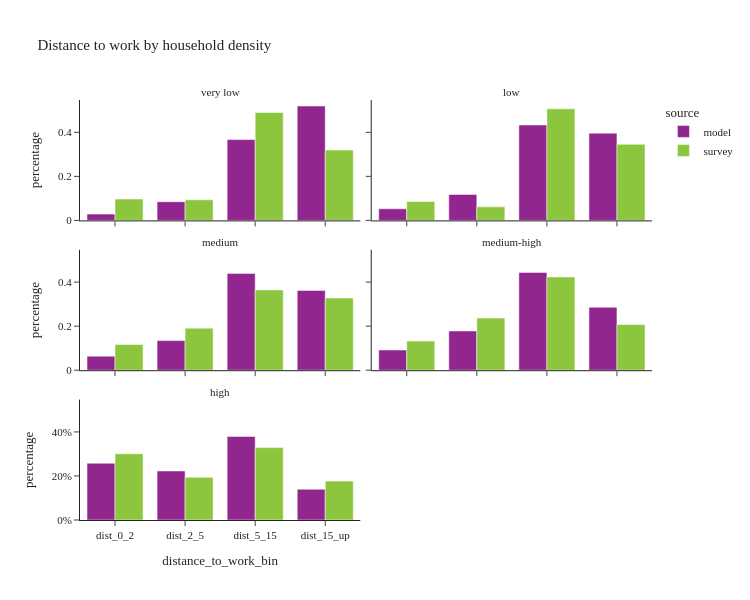

The code cell stored with this chart in its notebook:
### Markdown cell above
- Household density represents the household density of a person's home location

### Code cell
util.plot_share_facetbar(per_data, 'person_weight', share_col="distance_to_work_bin", title="Distance to work by household density", 
                            facet_col="log_hh_1_group", facet_col_wrap=2, height=600, orientation='v')

### Figure 1 — Plotly figure (JSON) as saved in the notebook; plotly's stock layout.template omitted (floating-point values rounded to 4 significant figures)
{"data": [{"alignmentgroup": "True", "customdata": [[7040], [20774], [89912], [127262]], "hovertemplate": "source=model<br>log_hh_1_group=very low<br>distance_to_work_bin=%{x}<br>percentage=%{y}<br>sample_size=%{customdata[0]}<extra></extra>", "legendgroup": "model", "marker": {"color": "#91268F", "pattern": {"shape": ""}}, "name": "model", "offsetgroup": "model", "orientation": "v", "showlegend": true, "textposition": "auto", "type": "bar", "x": ["dist_0_2", "dist_2_5", "dist_5_15", "dist_15_up"], "xaxis": "x5", "y": [0.02874, 0.0848, 0.367, 0.5195], "yaxis": "y5"}, {"alignmentgroup": "True", "customdata": [[13669], [30540], [112421], [102832]], "hovertemplate": "source=model<br>log_hh_1_group=low<br>distance_to_work_bin=%{x}<br>percentage=%{y}<br>sample_size=%{customdata[0]}<extra></extra>", "legendgroup": "model", "marker": {"color": "#91268F", "pattern": {"shape": ""}}, "name": "model", "offsetgroup": "model", "orientation": "v", "showlegend": false, "textposition": "auto", "type": "bar", "x": ["dist_0_2", "dist_2_5", "dist_5_15", "dist_15_up"], "xaxis": "x6", "y": [0.05268, 0.1177, 0.4333, 0.3963], "yaxis": "y6"}, {"alignmentgroup": "True", "customdata": [[33426], [70566], [230916], [190244]], "hovertemplate": "source=model<br>log_hh_1_group=medium<br>distance_to_work_bin=%{x}<br>percentage=%{y}<br>sample_size=%{customdata[0]}<extra></extra>", "legendgroup": "model", "marker": {"color": "#91268F", "pattern": {"shape": ""}}, "name": "model", "offsetgroup": "model", "orientation": "v", "showlegend": false, "textposition": "auto", "type": "bar", "x": ["dist_0_2", "dist_2_5", "dist_5_15", "dist_15_up"], "xaxis": "x3", "y": [0.06365, 0.1344, 0.4397, 0.3623], "yaxis": "y3"}, {"alignmentgroup": "True", "customdata": [[44847], [87134], [217005], [139640]], "hovertemplate": "source=model<br>log_hh_1_group=medium-high<br>distance_to_work_bin=%{x}<br>percentage=%{y}<br>sample_size=%{customdata[0]}<extra></extra>", "legendgroup": "model", "marker": {"color": "#91268F", "pattern": {"shape": ""}}, "name": "model", "offsetgroup": "model", "orientation": "v", "showlegend": false, "textposition": "auto", "type": "bar", "x": ["dist_0_2", "dist_2_5", "dist_5_15", "dist_15_up"], "xaxis": "x4", "y": [0.09178, 0.1783, 0.4441, 0.2858], "yaxis": "y4"}, {"alignmentgroup": "True", "customdata": [[118413], [102213], [174241], [64060]], "hovertemplate": "source=model<br>log_hh_1_group=high<br>distance_to_work_bin=%{x}<br>percentage=%{y}<br>sample_size=%{customdata[0]}<extra></extra>", "legendgroup": "model", "marker": {"color": "#91268F", "pattern": {"shape": ""}}, "name": "model", "offsetgroup": "model", "orientation": "v", "showlegend": false, "textposition": "auto", "type": "bar", "x": ["dist_0_2", "dist_2_5", "dist_5_15", "dist_15_up"], "xaxis": "x", "y": [0.258, 0.2227, 0.3797, 0.1396], "yaxis": "y"}, {"alignmentgroup": "True", "customdata": [[21], [26], [84], [97]], "hovertemplate": "source=survey<br>log_hh_1_group=very low<br>distance_to_work_bin=%{x}<br>percentage=%{y}<br>sample_size=%{customdata[0]}<extra></extra>", "legendgroup": "survey", "marker": {"color": "#8CC63E", "pattern": {"shape": ""}}, "name": "survey", "offsetgroup": "survey", "orientation": "v", "showlegend": true, "textposition": "auto", "type": "bar", "x": ["dist_0_2", "dist_2_5", "dist_5_15", "dist_15_up"], "xaxis": "x5", "y": [0.09686, 0.09353, 0.4901, 0.3195], "yaxis": "y5"}, {"alignmentgroup": "True", "customdata": [[22], [32], [109], [66]], "hovertemplate": "source=survey<br>log_hh_1_group=low<br>distance_to_work_bin=%{x}<br>percentage=%{y}<br>sample_size=%{customdata[0]}<extra></extra>", "legendgroup": "survey", "marker": {"color": "#8CC63E", "pattern": {"shape": ""}}, "name": "survey", "offsetgroup": "survey", "orientation": "v", "showlegend": false, "textposition": "auto", "type": "bar", "x": ["dist_0_2", "dist_2_5", "dist_5_15", "dist_15_up"], "xaxis": "x6", "y": [0.08622, 0.06147, 0.5068, 0.3455], "yaxis": "y6"}, {"alignmentgroup": "True", "customdata": [[74], [79], [220], [141]], "hovertemplate": "source=survey<br>log_hh_1_group=medium<br>distance_to_work_bin=%{x}<br>percentage=%{y}<br>sample_size=%{customdata[0]}<extra></extra>", "legendgroup": "survey", "marker": {"color": "#8CC63E", "pattern": {"shape": ""}}, "name": "survey", "offsetgroup": "survey", "orientation": "v", "showlegend": false, "textposition": "auto", "type": "bar", "x": ["dist_0_2", "dist_2_5", "dist_5_15", "dist_15_up"], "xaxis": "x3", "y": [0.1169, 0.1906, 0.3646, 0.3279], "yaxis": "y3"}, {"alignmentgroup": "True", "customdata": [[98], [154], [248], [112]], "hovertemplate": "source=survey<br>log_hh_1_group=medium-high<br>distance_to_work_bin=%{x}<br>percentage=%{y}<br>sample_size=%{customdata[0]}<extra></extra>", "legendgroup": "survey", "marker": {"color": "#8CC63E", "pattern": {"shape": ""}}, "name": "survey", "offsetgroup": "survey", "orientation": "v", "showlegend": false, "textposition": "auto", "type": "bar", "x": ["dist_0_2", "dist_2_5", "dist_5_15", "dist_15_up"], "xaxis": "x4", "y": [0.1323, 0.2365, 0.4234, 0.2077], "yaxis": "y4"}, {"alignmentgroup": "True", "customdata": [[449], [332], [407], [173]], "hovertemplate": "source=survey<br>log_hh_1_group=high<br>distance_to_work_bin=%{x}<br>percentage=%{y}<br>sample_size=%{customdata[0]}<extra></extra>", "legendgroup": "survey", "marker": {"color": "#8CC63E", "pattern": {"shape": ""}}, "name": "survey", "offsetgroup": "survey", "orientation": "v", "showlegend": false, "textposition": "auto", "type": "bar", "x": ["dist_0_2", "dist_2_5", "dist_5_15", "dist_15_up"], "xaxis": "x", "y": [0.3008, 0.1937, 0.3287, 0.1768], "yaxis": "y"}], "layout": {"annotations": [{"font": {}, "showarrow": false, "text": "high", "x": 0.245, "xanchor": "center", "xref": "paper", "y": 0.2867, "yanchor": "bottom", "yref": "paper"}, {"font": {}, "showarrow": false, "text": "medium", "x": 0.245, "xanchor": "center", "xref": "paper", "y": 0.6433, "yanchor": "bottom", "yref": "paper"}, {"font": {}, "showarrow": false, "text": "medium-high", "x": 0.755, "xanchor": "center", "xref": "paper", "y": 0.6433, "yanchor": "bottom", "yref": "paper"}, {"font": {}, "showarrow": false, "text": "very low", "x": 0.245, "xanchor": "center", "xref": "paper", "y": 1.0, "yanchor": "bottom", "yref": "paper"}, {"font": {}, "showarrow": false, "text": "low", "x": 0.755, "xanchor": "center", "xref": "paper", "y": 1.0, "yanchor": "bottom", "yref": "paper"}], "barmode": "group", "height": 600, "legend": {"title": {"text": "source"}, "tracegroupgap": 0}, "title": {"text": "Distance to work by household density"}, "width": 750, "xaxis": {"anchor": "y", "domain": [0.0, 0.49], "title": {"text": "distance_to_work_bin"}}, "xaxis2": {"anchor": "y2", "domain": [0.51, 1.0], "matches": "x", "title": {"text": "distance_to_work_bin"}}, "xaxis3": {"anchor": "y3", "domain": [0.0, 0.49], "matches": "x", "showticklabels": false}, "xaxis4": {"anchor": "y4", "domain": [0.51, 1.0], "matches": "x", "showticklabels": false}, "xaxis5": {"anchor": "y5", "domain": [0.0, 0.49], "matches": "x", "showticklabels": false}, "xaxis6": {"anchor": "y6", "domain": [0.51, 1.0], "matches": "x", "showticklabels": false}, "yaxis": {"anchor": "x", "domain": [0.0, 0.2867], "tickformat": ".0%", "title": {"text": "percentage"}}, "yaxis2": {"anchor": "x2", "domain": [0.0, 0.2867], "matches": "y", "showticklabels": false, "tickformat": ".0%"}, "yaxis3": {"anchor": "x3", "domain": [0.3567, 0.6433], "matches": "y", "title": {"text": "percentage"}}, "yaxis4": {"anchor": "x4", "domain": [0.3567, 0.6433], "matches": "y", "showticklabels": false}, "yaxis5": {"anchor": "x5", "domain": [0.7133, 1.0], "matches": "y", "title": {"text": "percentage"}}, "yaxis6": {"anchor": "x6", "domain": [0.7133, 1.0], "matches": "y", "showticklabels": false}}}
